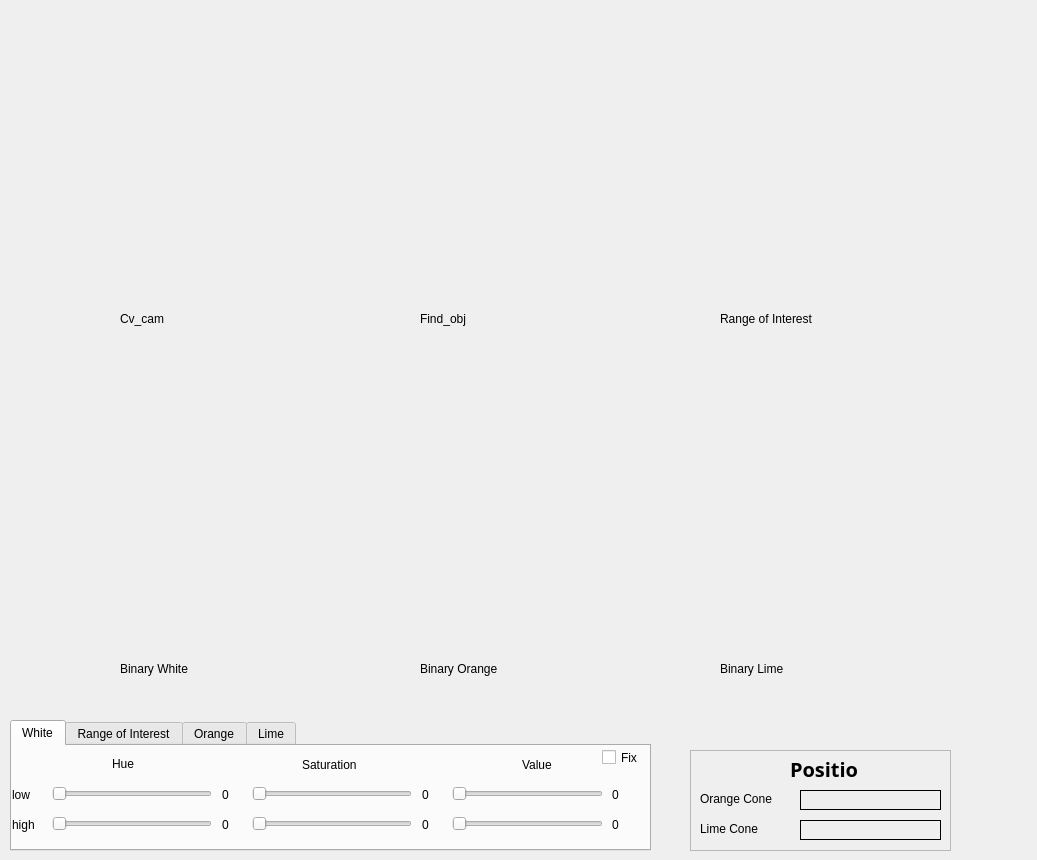
<?xml version="1.0" encoding="UTF-8"?>
<ui version="4.0">
 <class>MainWindowDesign</class>
 <widget class="QMainWindow" name="MainWindowDesign">
  <property name="geometry">
   <rect>
    <x>0</x>
    <y>0</y>
    <width>1037</width>
    <height>860</height>
   </rect>
  </property>
  <property name="windowTitle">
   <string>QRosApp</string>
  </property>
  <property name="windowIcon">
   <iconset resource="../resources/images.qrc">
    <normaloff>:/images/icon.png</normaloff>:/images/icon.png</iconset>
  </property>
  <property name="locale">
   <locale language="English" country="Australia"/>
  </property>
  <widget class="QWidget" name="centralwidget">
   <widget class="QLabel" name="Cv_cam">
    <property name="geometry">
     <rect>
      <x>20</x>
      <y>40</y>
      <width>241</width>
      <height>241</height>
     </rect>
    </property>
    <property name="text">
     <string/>
    </property>
   </widget>
   <widget class="QLabel" name="Find_obj">
    <property name="geometry">
     <rect>
      <x>320</x>
      <y>40</y>
      <width>241</width>
      <height>241</height>
     </rect>
    </property>
    <property name="text">
     <string/>
    </property>
   </widget>
   <widget class="QLabel" name="RoI">
    <property name="geometry">
     <rect>
      <x>620</x>
      <y>40</y>
      <width>241</width>
      <height>241</height>
     </rect>
    </property>
    <property name="text">
     <string/>
    </property>
   </widget>
   <widget class="QLabel" name="cam_label">
    <property name="geometry">
     <rect>
      <x>120</x>
      <y>310</y>
      <width>67</width>
      <height>17</height>
     </rect>
    </property>
    <property name="text">
     <string>Cv_cam</string>
    </property>
   </widget>
   <widget class="QLabel" name="find_label">
    <property name="geometry">
     <rect>
      <x>420</x>
      <y>310</y>
      <width>67</width>
      <height>17</height>
     </rect>
    </property>
    <property name="text">
     <string>Find_obj</string>
    </property>
   </widget>
   <widget class="QLabel" name="Roi_label">
    <property name="geometry">
     <rect>
      <x>720</x>
      <y>310</y>
      <width>171</width>
      <height>17</height>
     </rect>
    </property>
    <property name="text">
     <string>Range of Interest</string>
    </property>
   </widget>
   <widget class="QLabel" name="Binary_Orange">
    <property name="geometry">
     <rect>
      <x>320</x>
      <y>390</y>
      <width>241</width>
      <height>241</height>
     </rect>
    </property>
    <property name="text">
     <string/>
    </property>
   </widget>
   <widget class="QLabel" name="White">
    <property name="geometry">
     <rect>
      <x>120</x>
      <y>660</y>
      <width>111</width>
      <height>17</height>
     </rect>
    </property>
    <property name="text">
     <string>Binary White</string>
    </property>
   </widget>
   <widget class="QLabel" name="Orange">
    <property name="geometry">
     <rect>
      <x>420</x>
      <y>660</y>
      <width>121</width>
      <height>17</height>
     </rect>
    </property>
    <property name="text">
     <string>Binary Orange</string>
    </property>
   </widget>
   <widget class="QLabel" name="Green">
    <property name="geometry">
     <rect>
      <x>720</x>
      <y>660</y>
      <width>171</width>
      <height>17</height>
     </rect>
    </property>
    <property name="text">
     <string>Binary Lime</string>
    </property>
   </widget>
   <widget class="QLabel" name="Binary_Lime">
    <property name="geometry">
     <rect>
      <x>620</x>
      <y>390</y>
      <width>241</width>
      <height>241</height>
     </rect>
    </property>
    <property name="text">
     <string/>
    </property>
   </widget>
   <widget class="QLabel" name="Binary_White">
    <property name="geometry">
     <rect>
      <x>20</x>
      <y>390</y>
      <width>241</width>
      <height>241</height>
     </rect>
    </property>
    <property name="text">
     <string/>
    </property>
   </widget>
   <widget class="QTabWidget" name="tabWidget">
    <property name="geometry">
     <rect>
      <x>10</x>
      <y>720</y>
      <width>641</width>
      <height>131</height>
     </rect>
    </property>
    <property name="currentIndex">
     <number>0</number>
    </property>
    <widget class="QWidget" name="HSVBox">
     <attribute name="title">
      <string>White</string>
     </attribute>
     <widget class="QSlider" name="low_Hue">
      <property name="geometry">
       <rect>
        <x>40</x>
        <y>40</y>
        <width>160</width>
        <height>16</height>
       </rect>
      </property>
      <property name="maximum">
       <number>179</number>
      </property>
      <property name="orientation">
       <enum>Qt::Horizontal</enum>
      </property>
     </widget>
     <widget class="QSlider" name="high_Hue">
      <property name="geometry">
       <rect>
        <x>40</x>
        <y>70</y>
        <width>160</width>
        <height>16</height>
       </rect>
      </property>
      <property name="maximum">
       <number>179</number>
      </property>
      <property name="orientation">
       <enum>Qt::Horizontal</enum>
      </property>
     </widget>
     <widget class="QSlider" name="high_Value">
      <property name="geometry">
       <rect>
        <x>440</x>
        <y>70</y>
        <width>151</width>
        <height>16</height>
       </rect>
      </property>
      <property name="maximum">
       <number>255</number>
      </property>
      <property name="orientation">
       <enum>Qt::Horizontal</enum>
      </property>
     </widget>
     <widget class="QSlider" name="low_Value">
      <property name="geometry">
       <rect>
        <x>440</x>
        <y>40</y>
        <width>151</width>
        <height>16</height>
       </rect>
      </property>
      <property name="maximum">
       <number>255</number>
      </property>
      <property name="orientation">
       <enum>Qt::Horizontal</enum>
      </property>
     </widget>
     <widget class="QSlider" name="low_Saturation">
      <property name="geometry">
       <rect>
        <x>240</x>
        <y>40</y>
        <width>160</width>
        <height>16</height>
       </rect>
      </property>
      <property name="maximum">
       <number>255</number>
      </property>
      <property name="orientation">
       <enum>Qt::Horizontal</enum>
      </property>
     </widget>
     <widget class="QSlider" name="high_Saturation">
      <property name="geometry">
       <rect>
        <x>240</x>
        <y>70</y>
        <width>160</width>
        <height>16</height>
       </rect>
      </property>
      <property name="maximum">
       <number>255</number>
      </property>
      <property name="orientation">
       <enum>Qt::Horizontal</enum>
      </property>
     </widget>
     <widget class="QLabel" name="label">
      <property name="geometry">
       <rect>
        <x>100</x>
        <y>10</y>
        <width>31</width>
        <height>16</height>
       </rect>
      </property>
      <property name="layoutDirection">
       <enum>Qt::LeftToRight</enum>
      </property>
      <property name="text">
       <string>Hue</string>
      </property>
     </widget>
     <widget class="QLabel" name="label_2">
      <property name="geometry">
       <rect>
        <x>290</x>
        <y>10</y>
        <width>81</width>
        <height>17</height>
       </rect>
      </property>
      <property name="layoutDirection">
       <enum>Qt::LeftToRight</enum>
      </property>
      <property name="text">
       <string>Saturation</string>
      </property>
     </widget>
     <widget class="QLabel" name="label_3">
      <property name="geometry">
       <rect>
        <x>510</x>
        <y>10</y>
        <width>61</width>
        <height>17</height>
       </rect>
      </property>
      <property name="layoutDirection">
       <enum>Qt::LeftToRight</enum>
      </property>
      <property name="text">
       <string>Value</string>
      </property>
     </widget>
     <widget class="QLabel" name="low">
      <property name="geometry">
       <rect>
        <x>0</x>
        <y>40</y>
        <width>31</width>
        <height>17</height>
       </rect>
      </property>
      <property name="text">
       <string>low</string>
      </property>
     </widget>
     <widget class="QLabel" name="high">
      <property name="geometry">
       <rect>
        <x>0</x>
        <y>70</y>
        <width>31</width>
        <height>17</height>
       </rect>
      </property>
      <property name="text">
       <string>high</string>
      </property>
     </widget>
     <widget class="QLabel" name="HueL">
      <property name="geometry">
       <rect>
        <x>210</x>
        <y>40</y>
        <width>31</width>
        <height>17</height>
       </rect>
      </property>
      <property name="text">
       <string>0</string>
      </property>
     </widget>
     <widget class="QLabel" name="HueH">
      <property name="geometry">
       <rect>
        <x>210</x>
        <y>70</y>
        <width>31</width>
        <height>17</height>
       </rect>
      </property>
      <property name="text">
       <string>0</string>
      </property>
     </widget>
     <widget class="QLabel" name="SatL">
      <property name="geometry">
       <rect>
        <x>410</x>
        <y>40</y>
        <width>31</width>
        <height>17</height>
       </rect>
      </property>
      <property name="text">
       <string>0</string>
      </property>
     </widget>
     <widget class="QLabel" name="SatH">
      <property name="geometry">
       <rect>
        <x>410</x>
        <y>70</y>
        <width>31</width>
        <height>17</height>
       </rect>
      </property>
      <property name="text">
       <string>0</string>
      </property>
     </widget>
     <widget class="QLabel" name="ValL">
      <property name="geometry">
       <rect>
        <x>600</x>
        <y>40</y>
        <width>31</width>
        <height>17</height>
       </rect>
      </property>
      <property name="text">
       <string>0</string>
      </property>
     </widget>
     <widget class="QLabel" name="ValH">
      <property name="geometry">
       <rect>
        <x>600</x>
        <y>70</y>
        <width>31</width>
        <height>17</height>
       </rect>
      </property>
      <property name="text">
       <string>0</string>
      </property>
     </widget>
     <widget class="QCheckBox" name="checkBox">
      <property name="geometry">
       <rect>
        <x>590</x>
        <y>0</y>
        <width>41</width>
        <height>23</height>
       </rect>
      </property>
      <property name="text">
       <string>Fix</string>
      </property>
     </widget>
    </widget>
    <widget class="QWidget" name="FindBox">
     <attribute name="title">
      <string>Range of Interest</string>
     </attribute>
     <widget class="QLabel" name="low_3">
      <property name="geometry">
       <rect>
        <x>0</x>
        <y>40</y>
        <width>31</width>
        <height>17</height>
       </rect>
      </property>
      <property name="text">
       <string>low</string>
      </property>
     </widget>
     <widget class="QLabel" name="HueL_3">
      <property name="geometry">
       <rect>
        <x>210</x>
        <y>40</y>
        <width>31</width>
        <height>17</height>
       </rect>
      </property>
      <property name="text">
       <string>0</string>
      </property>
     </widget>
     <widget class="QSlider" name="high_Value_3">
      <property name="geometry">
       <rect>
        <x>440</x>
        <y>70</y>
        <width>151</width>
        <height>16</height>
       </rect>
      </property>
      <property name="maximum">
       <number>255</number>
      </property>
      <property name="orientation">
       <enum>Qt::Horizontal</enum>
      </property>
     </widget>
     <widget class="QLabel" name="label_7">
      <property name="geometry">
       <rect>
        <x>510</x>
        <y>10</y>
        <width>61</width>
        <height>17</height>
       </rect>
      </property>
      <property name="layoutDirection">
       <enum>Qt::LeftToRight</enum>
      </property>
      <property name="text">
       <string>Value</string>
      </property>
     </widget>
     <widget class="QLabel" name="SatL_3">
      <property name="geometry">
       <rect>
        <x>410</x>
        <y>40</y>
        <width>31</width>
        <height>17</height>
       </rect>
      </property>
      <property name="text">
       <string>0</string>
      </property>
     </widget>
     <widget class="QLabel" name="ValL_3">
      <property name="geometry">
       <rect>
        <x>600</x>
        <y>40</y>
        <width>31</width>
        <height>17</height>
       </rect>
      </property>
      <property name="text">
       <string>0</string>
      </property>
     </widget>
     <widget class="QSlider" name="low_Saturation_3">
      <property name="geometry">
       <rect>
        <x>240</x>
        <y>40</y>
        <width>160</width>
        <height>16</height>
       </rect>
      </property>
      <property name="maximum">
       <number>255</number>
      </property>
      <property name="orientation">
       <enum>Qt::Horizontal</enum>
      </property>
     </widget>
     <widget class="QLabel" name="ValH_3">
      <property name="geometry">
       <rect>
        <x>600</x>
        <y>70</y>
        <width>31</width>
        <height>17</height>
       </rect>
      </property>
      <property name="text">
       <string>0</string>
      </property>
     </widget>
     <widget class="QSlider" name="high_Saturation_3">
      <property name="geometry">
       <rect>
        <x>240</x>
        <y>70</y>
        <width>160</width>
        <height>16</height>
       </rect>
      </property>
      <property name="maximum">
       <number>255</number>
      </property>
      <property name="orientation">
       <enum>Qt::Horizontal</enum>
      </property>
     </widget>
     <widget class="QLabel" name="label_8">
      <property name="geometry">
       <rect>
        <x>290</x>
        <y>10</y>
        <width>81</width>
        <height>17</height>
       </rect>
      </property>
      <property name="layoutDirection">
       <enum>Qt::LeftToRight</enum>
      </property>
      <property name="text">
       <string>Saturation</string>
      </property>
     </widget>
     <widget class="QLabel" name="HueH_3">
      <property name="geometry">
       <rect>
        <x>210</x>
        <y>70</y>
        <width>31</width>
        <height>17</height>
       </rect>
      </property>
      <property name="text">
       <string>0</string>
      </property>
     </widget>
     <widget class="QLabel" name="SatH_3">
      <property name="geometry">
       <rect>
        <x>410</x>
        <y>70</y>
        <width>31</width>
        <height>17</height>
       </rect>
      </property>
      <property name="text">
       <string>0</string>
      </property>
     </widget>
     <widget class="QLabel" name="label_9">
      <property name="geometry">
       <rect>
        <x>100</x>
        <y>10</y>
        <width>31</width>
        <height>17</height>
       </rect>
      </property>
      <property name="layoutDirection">
       <enum>Qt::LeftToRight</enum>
      </property>
      <property name="text">
       <string>Hue</string>
      </property>
     </widget>
     <widget class="QSlider" name="low_Hue_3">
      <property name="geometry">
       <rect>
        <x>40</x>
        <y>40</y>
        <width>160</width>
        <height>16</height>
       </rect>
      </property>
      <property name="maximum">
       <number>179</number>
      </property>
      <property name="orientation">
       <enum>Qt::Horizontal</enum>
      </property>
     </widget>
     <widget class="QLabel" name="high_3">
      <property name="geometry">
       <rect>
        <x>0</x>
        <y>70</y>
        <width>31</width>
        <height>17</height>
       </rect>
      </property>
      <property name="text">
       <string>high</string>
      </property>
     </widget>
     <widget class="QSlider" name="high_Hue_3">
      <property name="geometry">
       <rect>
        <x>40</x>
        <y>70</y>
        <width>160</width>
        <height>16</height>
       </rect>
      </property>
      <property name="maximum">
       <number>179</number>
      </property>
      <property name="orientation">
       <enum>Qt::Horizontal</enum>
      </property>
     </widget>
     <widget class="QSlider" name="low_Value_3">
      <property name="geometry">
       <rect>
        <x>440</x>
        <y>40</y>
        <width>151</width>
        <height>16</height>
       </rect>
      </property>
      <property name="maximum">
       <number>255</number>
      </property>
      <property name="orientation">
       <enum>Qt::Horizontal</enum>
      </property>
     </widget>
     <widget class="QCheckBox" name="checkBox_2">
      <property name="geometry">
       <rect>
        <x>590</x>
        <y>0</y>
        <width>41</width>
        <height>23</height>
       </rect>
      </property>
      <property name="text">
       <string>Fix</string>
      </property>
     </widget>
    </widget>
    <widget class="QWidget" name="BinOBox">
     <attribute name="title">
      <string>Orange</string>
     </attribute>
     <widget class="QLabel" name="low_4">
      <property name="geometry">
       <rect>
        <x>0</x>
        <y>40</y>
        <width>31</width>
        <height>17</height>
       </rect>
      </property>
      <property name="text">
       <string>low</string>
      </property>
     </widget>
     <widget class="QLabel" name="HueL_4">
      <property name="geometry">
       <rect>
        <x>210</x>
        <y>40</y>
        <width>31</width>
        <height>17</height>
       </rect>
      </property>
      <property name="text">
       <string>0</string>
      </property>
     </widget>
     <widget class="QSlider" name="high_Value_4">
      <property name="geometry">
       <rect>
        <x>440</x>
        <y>70</y>
        <width>151</width>
        <height>16</height>
       </rect>
      </property>
      <property name="maximum">
       <number>255</number>
      </property>
      <property name="orientation">
       <enum>Qt::Horizontal</enum>
      </property>
     </widget>
     <widget class="QLabel" name="label_10">
      <property name="geometry">
       <rect>
        <x>510</x>
        <y>10</y>
        <width>61</width>
        <height>17</height>
       </rect>
      </property>
      <property name="layoutDirection">
       <enum>Qt::LeftToRight</enum>
      </property>
      <property name="text">
       <string>Value</string>
      </property>
     </widget>
     <widget class="QLabel" name="SatL_4">
      <property name="geometry">
       <rect>
        <x>410</x>
        <y>40</y>
        <width>31</width>
        <height>17</height>
       </rect>
      </property>
      <property name="text">
       <string>0</string>
      </property>
     </widget>
     <widget class="QLabel" name="ValL_4">
      <property name="geometry">
       <rect>
        <x>600</x>
        <y>40</y>
        <width>31</width>
        <height>17</height>
       </rect>
      </property>
      <property name="text">
       <string>0</string>
      </property>
     </widget>
     <widget class="QSlider" name="low_Saturation_4">
      <property name="geometry">
       <rect>
        <x>240</x>
        <y>40</y>
        <width>160</width>
        <height>16</height>
       </rect>
      </property>
      <property name="maximum">
       <number>255</number>
      </property>
      <property name="orientation">
       <enum>Qt::Horizontal</enum>
      </property>
     </widget>
     <widget class="QLabel" name="ValH_4">
      <property name="geometry">
       <rect>
        <x>600</x>
        <y>70</y>
        <width>31</width>
        <height>17</height>
       </rect>
      </property>
      <property name="text">
       <string>0</string>
      </property>
     </widget>
     <widget class="QSlider" name="high_Saturation_4">
      <property name="geometry">
       <rect>
        <x>240</x>
        <y>70</y>
        <width>160</width>
        <height>16</height>
       </rect>
      </property>
      <property name="maximum">
       <number>255</number>
      </property>
      <property name="orientation">
       <enum>Qt::Horizontal</enum>
      </property>
     </widget>
     <widget class="QLabel" name="label_11">
      <property name="geometry">
       <rect>
        <x>290</x>
        <y>10</y>
        <width>81</width>
        <height>17</height>
       </rect>
      </property>
      <property name="layoutDirection">
       <enum>Qt::LeftToRight</enum>
      </property>
      <property name="text">
       <string>Saturation</string>
      </property>
     </widget>
     <widget class="QLabel" name="HueH_4">
      <property name="geometry">
       <rect>
        <x>210</x>
        <y>70</y>
        <width>31</width>
        <height>17</height>
       </rect>
      </property>
      <property name="text">
       <string>0</string>
      </property>
     </widget>
     <widget class="QLabel" name="SatH_4">
      <property name="geometry">
       <rect>
        <x>410</x>
        <y>70</y>
        <width>31</width>
        <height>17</height>
       </rect>
      </property>
      <property name="text">
       <string>0</string>
      </property>
     </widget>
     <widget class="QLabel" name="label_17">
      <property name="geometry">
       <rect>
        <x>100</x>
        <y>10</y>
        <width>31</width>
        <height>17</height>
       </rect>
      </property>
      <property name="layoutDirection">
       <enum>Qt::LeftToRight</enum>
      </property>
      <property name="text">
       <string>Hue</string>
      </property>
     </widget>
     <widget class="QSlider" name="low_Hue_4">
      <property name="geometry">
       <rect>
        <x>40</x>
        <y>40</y>
        <width>160</width>
        <height>16</height>
       </rect>
      </property>
      <property name="maximum">
       <number>179</number>
      </property>
      <property name="orientation">
       <enum>Qt::Horizontal</enum>
      </property>
     </widget>
     <widget class="QLabel" name="high_4">
      <property name="geometry">
       <rect>
        <x>0</x>
        <y>70</y>
        <width>31</width>
        <height>17</height>
       </rect>
      </property>
      <property name="text">
       <string>high</string>
      </property>
     </widget>
     <widget class="QSlider" name="high_Hue_4">
      <property name="geometry">
       <rect>
        <x>40</x>
        <y>70</y>
        <width>160</width>
        <height>16</height>
       </rect>
      </property>
      <property name="maximum">
       <number>179</number>
      </property>
      <property name="orientation">
       <enum>Qt::Horizontal</enum>
      </property>
     </widget>
     <widget class="QSlider" name="low_Value_4">
      <property name="geometry">
       <rect>
        <x>440</x>
        <y>40</y>
        <width>151</width>
        <height>16</height>
       </rect>
      </property>
      <property name="maximum">
       <number>255</number>
      </property>
      <property name="orientation">
       <enum>Qt::Horizontal</enum>
      </property>
     </widget>
     <widget class="QCheckBox" name="checkBox_3">
      <property name="geometry">
       <rect>
        <x>590</x>
        <y>0</y>
        <width>41</width>
        <height>23</height>
       </rect>
      </property>
      <property name="text">
       <string>Fix</string>
      </property>
     </widget>
    </widget>
    <widget class="QWidget" name="BinGBox">
     <attribute name="title">
      <string>Lime</string>
     </attribute>
     <widget class="QLabel" name="low_5">
      <property name="geometry">
       <rect>
        <x>0</x>
        <y>40</y>
        <width>31</width>
        <height>17</height>
       </rect>
      </property>
      <property name="text">
       <string>low</string>
      </property>
     </widget>
     <widget class="QLabel" name="HueL_5">
      <property name="geometry">
       <rect>
        <x>210</x>
        <y>40</y>
        <width>31</width>
        <height>17</height>
       </rect>
      </property>
      <property name="text">
       <string>0</string>
      </property>
     </widget>
     <widget class="QSlider" name="high_Value_5">
      <property name="geometry">
       <rect>
        <x>440</x>
        <y>70</y>
        <width>151</width>
        <height>16</height>
       </rect>
      </property>
      <property name="maximum">
       <number>255</number>
      </property>
      <property name="orientation">
       <enum>Qt::Horizontal</enum>
      </property>
     </widget>
     <widget class="QLabel" name="label_18">
      <property name="geometry">
       <rect>
        <x>510</x>
        <y>10</y>
        <width>61</width>
        <height>17</height>
       </rect>
      </property>
      <property name="layoutDirection">
       <enum>Qt::LeftToRight</enum>
      </property>
      <property name="text">
       <string>Value</string>
      </property>
     </widget>
     <widget class="QLabel" name="SatL_5">
      <property name="geometry">
       <rect>
        <x>410</x>
        <y>40</y>
        <width>31</width>
        <height>17</height>
       </rect>
      </property>
      <property name="text">
       <string>0</string>
      </property>
     </widget>
     <widget class="QLabel" name="ValL_5">
      <property name="geometry">
       <rect>
        <x>600</x>
        <y>40</y>
        <width>31</width>
        <height>17</height>
       </rect>
      </property>
      <property name="text">
       <string>0</string>
      </property>
     </widget>
     <widget class="QSlider" name="low_Saturation_5">
      <property name="geometry">
       <rect>
        <x>240</x>
        <y>40</y>
        <width>160</width>
        <height>16</height>
       </rect>
      </property>
      <property name="maximum">
       <number>255</number>
      </property>
      <property name="orientation">
       <enum>Qt::Horizontal</enum>
      </property>
     </widget>
     <widget class="QLabel" name="ValH_5">
      <property name="geometry">
       <rect>
        <x>600</x>
        <y>70</y>
        <width>31</width>
        <height>17</height>
       </rect>
      </property>
      <property name="text">
       <string>0</string>
      </property>
     </widget>
     <widget class="QSlider" name="high_Saturation_5">
      <property name="geometry">
       <rect>
        <x>240</x>
        <y>70</y>
        <width>160</width>
        <height>16</height>
       </rect>
      </property>
      <property name="maximum">
       <number>255</number>
      </property>
      <property name="orientation">
       <enum>Qt::Horizontal</enum>
      </property>
     </widget>
     <widget class="QLabel" name="label_19">
      <property name="geometry">
       <rect>
        <x>290</x>
        <y>10</y>
        <width>81</width>
        <height>17</height>
       </rect>
      </property>
      <property name="layoutDirection">
       <enum>Qt::LeftToRight</enum>
      </property>
      <property name="text">
       <string>Saturation</string>
      </property>
     </widget>
     <widget class="QLabel" name="HueH_5">
      <property name="geometry">
       <rect>
        <x>210</x>
        <y>70</y>
        <width>31</width>
        <height>17</height>
       </rect>
      </property>
      <property name="text">
       <string>0</string>
      </property>
     </widget>
     <widget class="QLabel" name="SatH_5">
      <property name="geometry">
       <rect>
        <x>410</x>
        <y>70</y>
        <width>31</width>
        <height>17</height>
       </rect>
      </property>
      <property name="text">
       <string>0</string>
      </property>
     </widget>
     <widget class="QLabel" name="label_20">
      <property name="geometry">
       <rect>
        <x>100</x>
        <y>10</y>
        <width>31</width>
        <height>17</height>
       </rect>
      </property>
      <property name="layoutDirection">
       <enum>Qt::LeftToRight</enum>
      </property>
      <property name="text">
       <string>Hue</string>
      </property>
     </widget>
     <widget class="QSlider" name="low_Hue_5">
      <property name="geometry">
       <rect>
        <x>40</x>
        <y>40</y>
        <width>160</width>
        <height>16</height>
       </rect>
      </property>
      <property name="maximum">
       <number>179</number>
      </property>
      <property name="orientation">
       <enum>Qt::Horizontal</enum>
      </property>
     </widget>
     <widget class="QLabel" name="high_5">
      <property name="geometry">
       <rect>
        <x>0</x>
        <y>70</y>
        <width>31</width>
        <height>17</height>
       </rect>
      </property>
      <property name="text">
       <string>high</string>
      </property>
     </widget>
     <widget class="QSlider" name="high_Hue_5">
      <property name="geometry">
       <rect>
        <x>40</x>
        <y>70</y>
        <width>160</width>
        <height>16</height>
       </rect>
      </property>
      <property name="maximum">
       <number>179</number>
      </property>
      <property name="orientation">
       <enum>Qt::Horizontal</enum>
      </property>
     </widget>
     <widget class="QSlider" name="low_Value_5">
      <property name="geometry">
       <rect>
        <x>440</x>
        <y>40</y>
        <width>151</width>
        <height>16</height>
       </rect>
      </property>
      <property name="maximum">
       <number>255</number>
      </property>
      <property name="orientation">
       <enum>Qt::Horizontal</enum>
      </property>
     </widget>
     <widget class="QCheckBox" name="checkBox_4">
      <property name="geometry">
       <rect>
        <x>590</x>
        <y>0</y>
        <width>41</width>
        <height>23</height>
       </rect>
      </property>
      <property name="text">
       <string>Fix</string>
      </property>
     </widget>
    </widget>
   </widget>
   <widget class="QFrame" name="Position">
    <property name="geometry">
     <rect>
      <x>690</x>
      <y>750</y>
      <width>261</width>
      <height>101</height>
     </rect>
    </property>
    <property name="frameShape">
     <enum>QFrame::StyledPanel</enum>
    </property>
    <property name="frameShadow">
     <enum>QFrame::Raised</enum>
    </property>
    <widget class="QLabel" name="label_12">
     <property name="geometry">
      <rect>
       <x>100</x>
       <y>10</y>
       <width>67</width>
       <height>17</height>
      </rect>
     </property>
     <property name="font">
      <font>
       <family>Ubuntu Condensed</family>
       <pointsize>15</pointsize>
       <weight>75</weight>
       <bold>true</bold>
      </font>
     </property>
     <property name="text">
      <string>Position</string>
     </property>
    </widget>
    <widget class="QLabel" name="label_13">
     <property name="geometry">
      <rect>
       <x>10</x>
       <y>40</y>
       <width>91</width>
       <height>17</height>
      </rect>
     </property>
     <property name="text">
      <string>Orange Cone</string>
     </property>
    </widget>
    <widget class="QLabel" name="label_14">
     <property name="geometry">
      <rect>
       <x>10</x>
       <y>70</y>
       <width>91</width>
       <height>17</height>
      </rect>
     </property>
     <property name="text">
      <string>Lime Cone</string>
     </property>
    </widget>
    <widget class="QLabel" name="Orangestat">
     <property name="geometry">
      <rect>
       <x>110</x>
       <y>40</y>
       <width>141</width>
       <height>20</height>
      </rect>
     </property>
     <property name="frameShape">
      <enum>QFrame::Box</enum>
     </property>
     <property name="text">
      <string/>
     </property>
    </widget>
    <widget class="QLabel" name="Limestat">
     <property name="geometry">
      <rect>
       <x>110</x>
       <y>70</y>
       <width>141</width>
       <height>20</height>
      </rect>
     </property>
     <property name="frameShape">
      <enum>QFrame::Box</enum>
     </property>
     <property name="text">
      <string/>
     </property>
    </widget>
   </widget>
  </widget>
  <action name="action_Quit">
   <property name="text">
    <string>&amp;Quit</string>
   </property>
   <property name="shortcut">
    <string>Ctrl+Q</string>
   </property>
   <property name="shortcutContext">
    <enum>Qt::ApplicationShortcut</enum>
   </property>
  </action>
  <action name="action_Preferences">
   <property name="text">
    <string>&amp;Preferences</string>
   </property>
  </action>
  <action name="actionAbout">
   <property name="text">
    <string>&amp;About</string>
   </property>
  </action>
  <action name="actionAbout_Qt">
   <property name="text">
    <string>About &amp;Qt</string>
   </property>
  </action>
 </widget>
 <resources>
  <include location="../resources/images.qrc"/>
 </resources>
 <connections>
  <connection>
   <sender>action_Quit</sender>
   <signal>triggered()</signal>
   <receiver>MainWindowDesign</receiver>
   <slot>close()</slot>
   <hints>
    <hint type="sourcelabel">
     <x>-1</x>
     <y>-1</y>
    </hint>
    <hint type="destinationlabel">
     <x>399</x>
     <y>299</y>
    </hint>
   </hints>
  </connection>
 </connections>
</ui>
